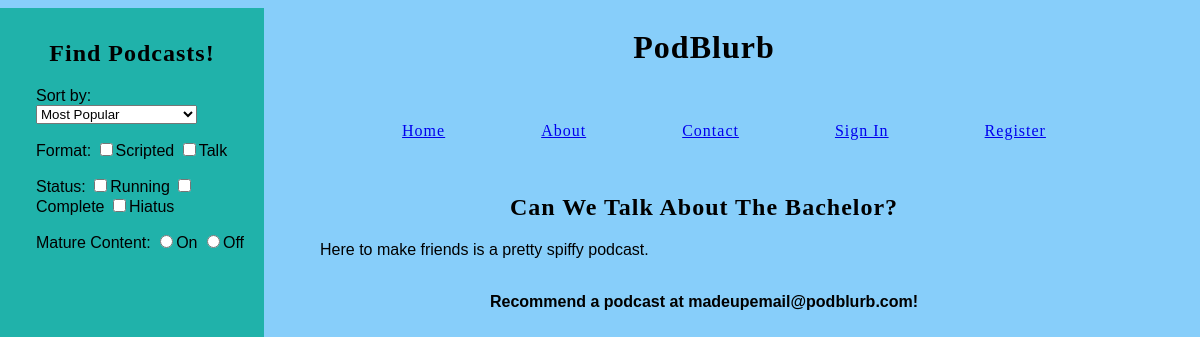
/shows/can-we-talk-about-the-bachelor/, run on the app's committed database.
### collection/models.py (models this page shows)
class podcast_show(models.Model):
    name = models.CharField(max_length=255)
    description = models.TextField()
    slug = models.SlugField(unique=True)
    user = models.OneToOneField(User, blank=True, null=True)

### collection/views.py (the view)
# urls.py: url(r'^shows/(?P<slug>[-\w]+)/$', views.show_detail, name='show'),
def show_detail(request, slug):
    select_show = podcast_show.objects.get(slug=slug)
    return render(request, 'shows/show.html', {'sshow':select_show})

### collection/templates/shows/show.html (shortened to what this page needs)
{% extends 'base.html' %}
{% load humanize %}
{% block content %}
    <h2>{{sshow.name|title}}</h2>
    <p>{{sshow.description}}</p>
{% endblock content %}

### collection/static/css/style.css (style rules this page uses)
body { background-color: lightskyblue; width: 80%; position: absolute; left: 18%; padding-bottom: 2%; }
h1, h2, h3, a { text-align: center; font-family: Impact, fantasy; font-stretch: extra-condensed; letter-spacing: 1px; }
p, form input[type=submit] { font-family: Gill Sans, Trebuchet, sans-serif; position: relative; margin-left: 10%; }

### data on the page
podcast_show: name "Can We Talk About The Bachelor?", description "Here to make friends is a pretty spiffy podcast."
